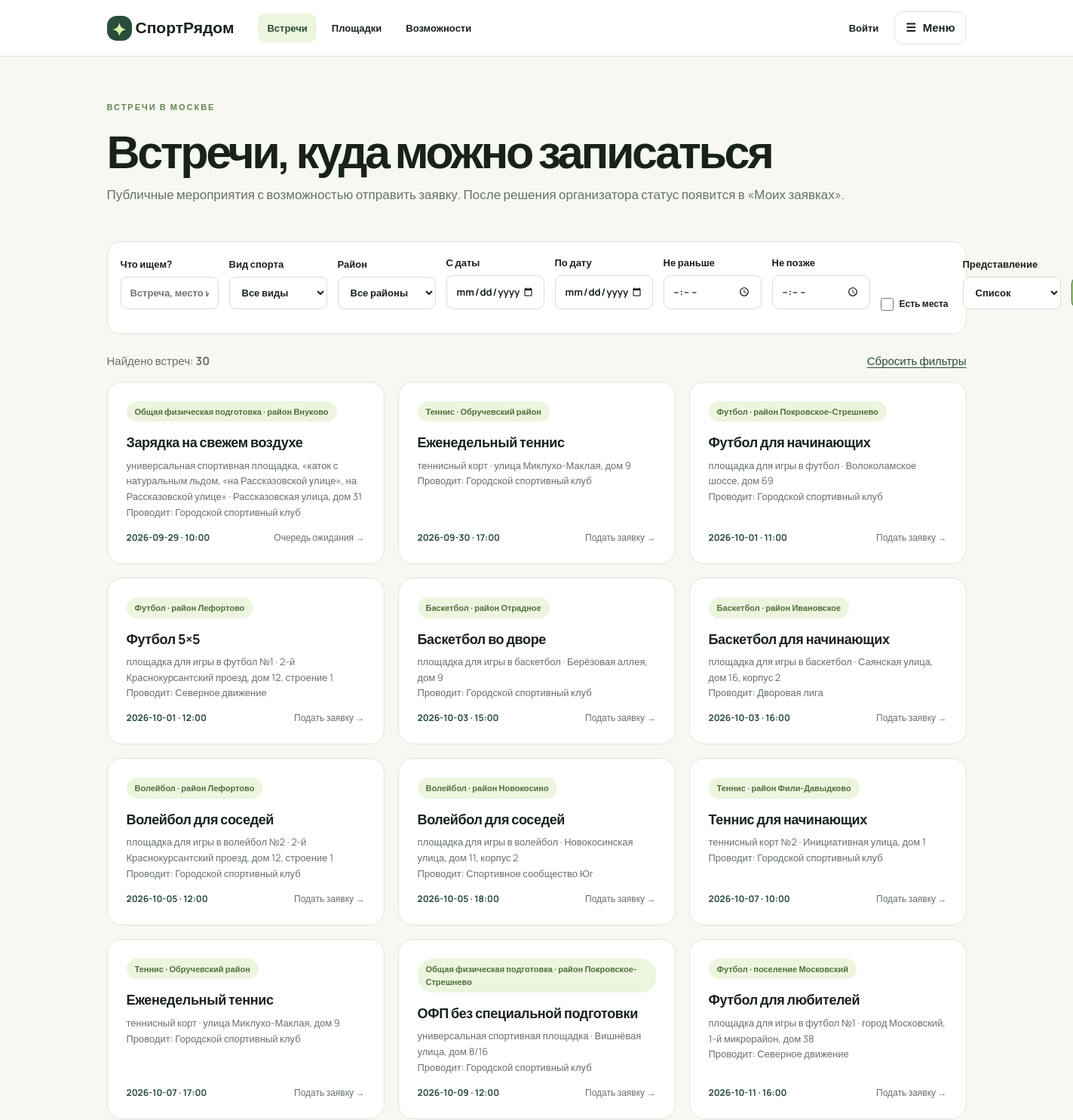
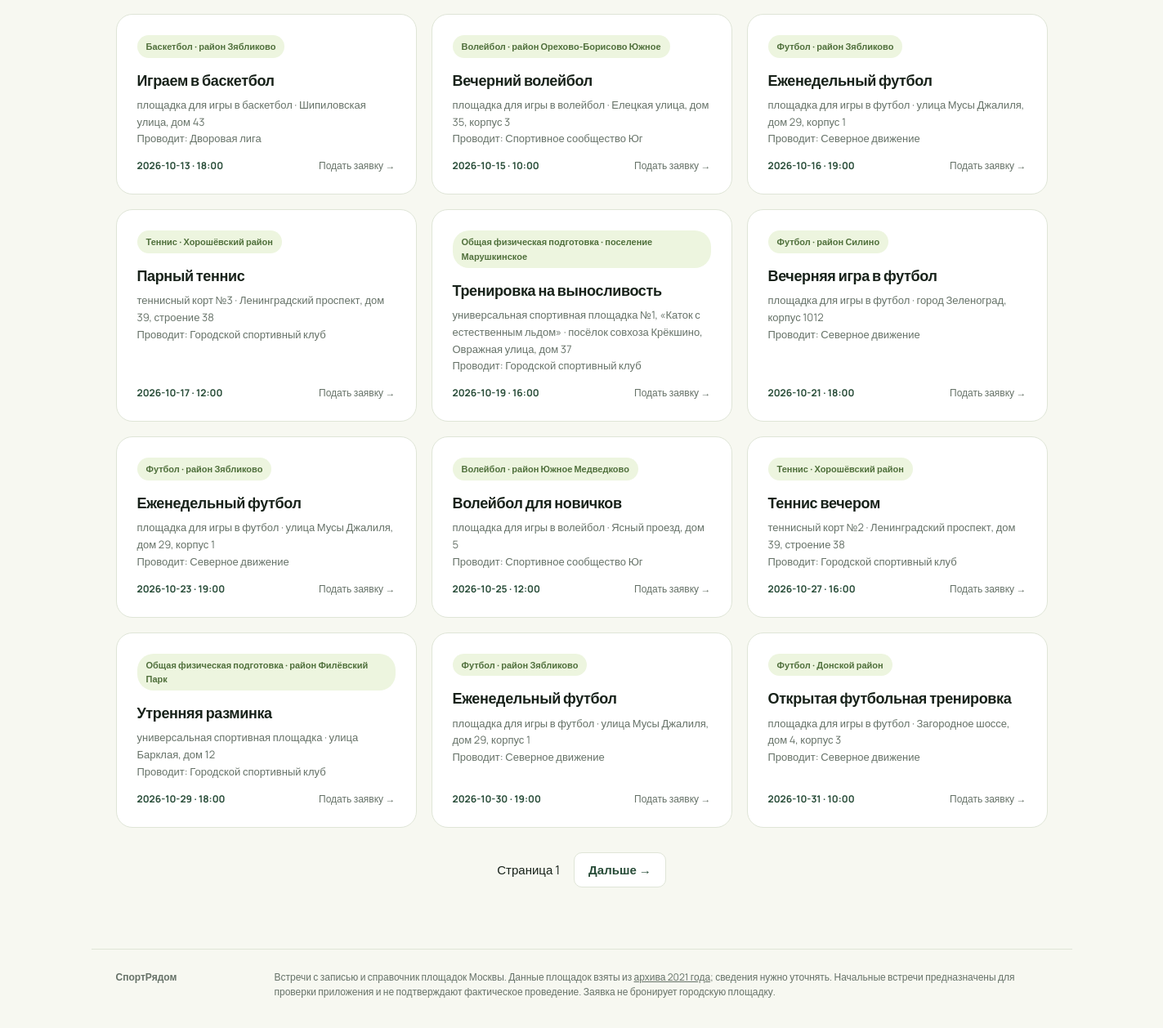
Page /sessions on the committed database (2 pictures, top to bottom).
### tables this page shows
CREATE TABLE training_sessions (
 id INTEGER PRIMARY KEY, venue_id INTEGER NOT NULL REFERENCES venues(id),
 sport_id INTEGER NOT NULL REFERENCES sports(id), organizer_id INTEGER NOT NULL REFERENCES users(id),
 title TEXT NOT NULL, description TEXT NOT NULL DEFAULT '', starts_at TEXT NOT NULL,
 duration_minutes INTEGER NOT NULL CHECK(duration_minutes BETWEEN 30 AND 240),
 capacity INTEGER NOT NULL CHECK(capacity BETWEEN 2 AND 100),
 status TEXT NOT NULL DEFAULT 'pending' CHECK(status IN ('pending','published','rejected','cancelled')),
 created_at TEXT NOT NULL DEFAULT CURRENT_TIMESTAMP
, organization_id INTEGER REFERENCES organizations(id), request_id INTEGER REFERENCES activity_requests(id), series_id INTEGER REFERENCES event_series(id));

CREATE TABLE sports (id INTEGER PRIMARY KEY, name TEXT NOT NULL UNIQUE);

CREATE TABLE areas (
 id INTEGER PRIMARY KEY, name TEXT NOT NULL UNIQUE
);

CREATE TABLE venues (
 id INTEGER PRIMARY KEY, source_id INTEGER NOT NULL UNIQUE,
 name TEXT NOT NULL, facility_name TEXT NOT NULL,
 area_id INTEGER NOT NULL REFERENCES areas(id), address TEXT NOT NULL,
 lat REAL NOT NULL CHECK(lat BETWEEN 54 AND 57),
 lon REAL NOT NULL CHECK(lon BETWEEN 36 AND 39),
 usage_period TEXT NOT NULL,
 paid TEXT NOT NULL, accessibility TEXT, public_status TEXT NOT NULL DEFAULT 'visible'
 CHECK(public_status IN ('visible','hidden')), admin_note TEXT NOT NULL DEFAULT ''
, verified_at TEXT, verified_by INTEGER REFERENCES users(id), paid_comment TEXT, website TEXT, phone TEXT);

CREATE TABLE organizations (
 id INTEGER PRIMARY KEY, name TEXT NOT NULL COLLATE NOCASE UNIQUE,
 status TEXT NOT NULL DEFAULT 'pending' CHECK(status IN ('pending','active','rejected')),
 created_at TEXT NOT NULL DEFAULT CURRENT_TIMESTAMP
, description TEXT NOT NULL DEFAULT '');

### app.py (the view)
    @app.get("/sessions")
    def sessions():
        conn = db()
        page = max(1, min(request.args.get("page", 1, type=int), 200))
        q = request.args.get("q", "").strip()[:80]
        area = request.args.get("area", "").strip()[:80]
        sport_id = request.args.get("sport_id", type=int)
        available = request.args.get("available") == "1"
        date_from=request.args.get("date_from","").strip()
        date_to=request.args.get("date_to","").strip()
        time_from=request.args.get("time_from","").strip()
        time_to=request.args.get("time_to","").strip()
        view=request.args.get("view","list")
        try:
            for value,pattern in ((date_from,"%Y-%m-%d"),(date_to,"%Y-%m-%d"),
                                  (time_from,"%H:%M"),(time_to,"%H:%M")):
                if value and datetime.strptime(value,pattern).strftime(pattern)!=value:
                    raise ValueError()
        except ValueError: abort(400,"Некорректная дата или время")
        if date_from and date_to and date_from>date_to or time_from and time_to and time_from>time_to:
            abort(400,"Начало диапазона позже конца")
        params = [datetime.now(MOSCOW).strftime("%Y-%m-%dT%H:%M")]
        condition = "t.status='published' AND t.starts_at>=? AND v.public_status='visible'"
        if q:
            condition += " AND (t.title LIKE ? OR v.name LIKE ? OR v.address LIKE ? OR s.name LIKE ? OR o.name LIKE ?)"
            params.extend([f"%{q}%"] * 5)
        if area:
            condition += " AND a.name=?"
            params.append(area)
        if sport_id is not None:
            condition += " AND t.sport_id=?"
            params.append(sport_id)
        if date_from:
            condition+=" AND substr(t.starts_at,1,10)>=?";params.append(date_from)
        if date_to:
            condition+=" AND substr(t.starts_at,1,10)<=?";params.append(date_to)
        if time_from:
            condition+=" AND substr(t.starts_at,12,5)>=?";params.append(time_from)
        if time_to:
            condition+=" AND substr(t.starts_at,12,5)<=?";params.append(time_to)
        if available:
            condition += " AND (SELECT count(*) FROM registrations r WHERE r.session_id=t.id AND r.status='active') < t.capacity"
        joins = """FROM training_sessions t JOIN venues v ON v.id=t.venue_id
            JOIN areas a ON a.id=v.area_id JOIN sports s ON s.id=t.sport_id
            LEFT JOIN organizations o ON o.id=t.organization_id"""
        found = conn.execute(f"SELECT count(*) {joins} WHERE {condition}", params).fetchone()[0]
        rows = conn.execute(f"""SELECT t.*,v.name AS venue_name,v.address,v.lat,v.lon,a.name AS area,s.name AS sport,
            o.name AS organization_name,
            (SELECT count(*) FROM registrations r WHERE r.session_id=t.id AND r.status='active') AS enrolled
            {joins} WHERE {condition} ORDER BY t.starts_at,t.id LIMIT ? OFFSET ?""",
            (*params, 300 if view=="map" else 24, 0 if view=="map" else (page-1)*24)).fetchall()
        areas = conn.execute("SELECT name FROM areas ORDER BY name").fetchall()
        sports = conn.execute("SELECT id,name FROM sports ORDER BY name").fetchall()
        return render_template("sessions.html", items=rows, found=found, q=q, area=area,
                               sport_id=sport_id, available=available, sports=sports, areas=areas, page=page,
                               view=view, date_from=date_from,date_to=date_to,time_from=time_from,time_to=time_to,
                               pins=[{"lat":x["lat"],"lon":x["lon"],"title":x["title"],
                                      "date":x["starts_at"],"url":url_for("session_detail",session_id=x["id"])}
                                     for x in rows] if view=="map" else [])

### templates/sessions.html (shortened to what this page needs)
{% extends 'base.html' %}{% block title %}Встречи с записью · СпортРядом{% endblock %}
{% block content %}
<div class="page-head"><div class="eyebrow">ВСТРЕЧИ В МОСКВЕ</div><h1>Встречи, куда можно записаться</h1>
<p>Публичные мероприятия с возможностью отправить заявку. После решения организатора статус появится в «Моих заявках».</p></div>
<form class="filters" method="get"><label>Что ищем?<input name="q" value="{{ q }}" placeholder="Встреча, место или организация"></label>
  <label>Вид спорта<select name="sport_id"><option value="">Все виды</option></select></label>
  <label>Район<select name="area"><option value="">Все районы</option>{% for row in areas %}<option value="{{ row['name'] }}" {% if area==row['name'] %}selected{% endif %}>{{ row['name'] }}</option>{% endfor %}</select></label>
  <label>С даты<input type="date" name="date_from" value="{{ date_from }}"></label><label>По дату<input type="date" name="date_to" value="{{ date_to }}"></label>
  <label>Не раньше<input type="time" name="time_from" value="{{ time_from }}"></label><label>Не позже<input type="time" name="time_to" value="{{ time_to }}"></label>
  <label class="checkline"><input type="checkbox" name="available" value="1" {% if available %}checked{% endif %}> Есть места</label>
  <label>Представление<select name="view"><option value="list" {% if view!='map' %}selected{% endif %}>Список</option><option value="map" {% if view=='map' %}selected{% endif %}>Карта встреч</option></select></label>
  <button class="button">Показать</button></form>
<div class="results-head"><p>Найдено встреч: <strong>{{ found }}</strong></p><a class="text-link" href="{{ url_for('sessions') }}">Сбросить фильтры</a></div>
<div class="grid">{% for item in items %}<a class="card" href="{{ url_for('session_detail',session_id=item['id']) }}"><span class="tag">{{ item['sport'] }} · {{ item['area'] }}</span>
<h3>{{ item['title'] }}</h3><p>{{ item['venue_name'] }} · {{ item['address'] }}{% if item['organization_name'] %}<br>Проводит: {{ item['organization_name'] }}{% endif %}</p>
<div class="card-bottom"><strong>{{ item['starts_at']|replace('T',' · ') }}</strong><span>{{ 'Очередь ожидания →' if item['enrolled']>=item['capacity'] else 'Подать заявку →' }}</span></div></a>
{% endfor %}</div>
{% if view!='map' %}<div class="pages"><span>Страница {{ page }}</span>{% if page*24<found %}<a class="button secondary" href="{{ url_for('sessions',page=page+1,q=q,area=area,sport_id=sport_id,available='1' if available else '',date_from=date_from,date_to=date_to,time_from=time_from,time_to=time_to) }}">Дальше →</a>{% endif %}</div>{% endif %}
{% endblock %}

### static/style.css (style rules this page uses)
:root { --ink:#18221a;--muted:#667268;--green:#294d39;--lime:#c5ee8a;--paper:#f7f8f1;--line:#dfe5d7;--white:#fff;--danger:#9b453b }
* { box-sizing:border-box }
html { scroll-behavior:smooth }
body { margin:0;background:var(--paper);color:var(--ink);font:15px/1.6 Manrope,Arial,sans-serif }
a { color:inherit;text-decoration:none }
button,input,select,textarea { font:inherit }
h1,h2,h3,p { margin-top:0 }
h1 { font-size:clamp(34px,5vw,61px);line-height:1.12;letter-spacing:-.055em }
h3 { font-size:18px;line-height:1.35;letter-spacing:-.02em }
p { color:var(--muted) }
.eyebrow { font-weight:800;letter-spacing:.18em;font-size:11px;color:#668353;margin-bottom:15px }
.button { display:inline-flex;align-items:center;justify-content:center;white-space:nowrap;gap:8px;border:1px solid var(--green);background:var(--lime);color:var(--ink);padding:11px 17px;border-radius:10px;font-weight:800;cursor:pointer }
.button.secondary { background:#fff;border-color:var(--line);color:var(--green) }
.grid { display:grid;grid-template-columns:repeat(3,minmax(0,1fr));gap:18px }
.card { display:flex;flex-direction:column;background:#fff;border:1px solid var(--line);border-radius:20px;padding:25px;min-height:220px;transition:transform .2s,box-shadow .2s }
.card h3 { margin:15px 0 8px }
.card p { font-size:13px }
.tag { background:#edf5df;color:#50703c;border-radius:20px;padding:5px 11px;font-size:11px;font-weight:800;align-self:flex-start }
.card-bottom { margin-top:auto;display:flex;justify-content:space-between;align-items:end;gap:10px;font-size:12px;color:var(--muted) }
.card-bottom strong { color:var(--green) }
.page-head { padding-top:58px;padding-bottom:14px }
.page-head h1 { margin-bottom:10px }
.page-head p { font-size:17px }
.filters { display:flex;gap:14px;align-items:end;background:#fff;border:1px solid var(--line);border-radius:18px;padding:17px;margin:18px 0 24px }
.filters label:first-child { flex:2 }
.filters label:nth-child(2) { flex:1 }
label { display:block;font-weight:700;font-size:13px;margin-bottom:15px }
input,select,textarea { display:block;width:100%;min-height:43px;padding:10px 12px;border:1px solid #d6dfd0;border-radius:9px;background:#fff;color:var(--ink);margin-top:6px }
.pages { display:flex;justify-content:center;align-items:center;gap:17px;margin:30px }
.text-link { color:var(--green);text-decoration:underline;text-underline-offset:3px }
.checkline { display:flex;align-items:center;gap:8px;min-height:43px;margin:0;font-size:12px;font-weight:700;line-height:1.35 }
.checkline input { width:17px;height:17px;min-height:0;margin:0;accent-color:var(--green);flex-shrink:0 }
.results-head { display:flex;justify-content:space-between;gap:12px;align-items:center;margin-bottom:15px }
.results-head p { margin:0 }
.filters label { flex:1 1 160px;min-width:130px }
.filters label:first-child { flex:1.4 1 180px }
.filters .checkline { flex:0 1 100px;min-width:95px }
.filters button { align-self:end;min-height:43px;margin-bottom:15px }
.card,.panel,.menu-panel { overflow-wrap:anywhere }
.button { white-space:normal;text-align:center;line-height:1.3 }

### rows in the picture
training_sessions: sport "Общая физическая подготовка", area "район Внуково", title "Зарядка на свежем воздухе", venue_name "универсальная спортивная площадка, «каток с натуральным льдом, «на Рассказовской улице», на Рассказовской улице»", address "Рассказовская улица, дом 31", organization_name "Городской спортивный клуб", starts_at "2026-09-29 · 10:00", capacity "Очередь ожидания →"
training_sessions: sport "Теннис", area "Обручевский район", title "Еженедельный теннис", venue_name "теннисный корт", address "улица Миклухо-Маклая, дом 9", organization_name "Городской спортивный клуб", starts_at "2026-09-30 · 17:00", capacity "Подать заявку →"
training_sessions: sport "Футбол", area "район Покровское-Стрешнево", title "Футбол для начинающих", venue_name "площадка для игры в футбол", address "Волоколамское шоссе, дом 69", organization_name "Городской спортивный клуб", starts_at "2026-10-01 · 11:00", capacity "Подать заявку →"
training_sessions: sport "Футбол", area "район Лефортово", title "Футбол 5×5", venue_name "площадка для игры в футбол №1", address "2-й Краснокурсантский проезд, дом 12, строение 1", organization_name "Северное движение", starts_at "2026-10-01 · 12:00", capacity "Подать заявку →"
training_sessions: sport "Баскетбол", area "район Отрадное", title "Баскетбол во дворе", venue_name "площадка для игры в баскетбол", address "Берёзовая аллея, дом 9", organization_name "Городской спортивный клуб", starts_at "2026-10-03 · 15:00", capacity "Подать заявку →"
training_sessions: sport "Баскетбол", area "район Ивановское", title "Баскетбол для начинающих", venue_name "площадка для игры в баскетбол", address "Саянская улица, дом 16, корпус 2", organization_name "Дворовая лига", starts_at "2026-10-03 · 16:00", capacity "Подать заявку →"
training_sessions: sport "Волейбол", area "район Лефортово", title "Волейбол для соседей", venue_name "площадка для игры в волейбол №2", address "2-й Краснокурсантский проезд, дом 12, строение 1", organization_name "Городской спортивный клуб", starts_at "2026-10-05 · 12:00", capacity "Подать заявку →"
training_sessions: sport "Волейбол", area "район Новокосино", title "Волейбол для соседей", venue_name "площадка для игры в волейбол", address "Новокосинская улица, дом 11, корпус 2", organization_name "Спортивное сообщество Юг", starts_at "2026-10-05 · 18:00", capacity "Подать заявку →"
training_sessions: sport "Теннис", area "район Фили-Давыдково", title "Теннис для начинающих", venue_name "теннисный корт №2", address "Инициативная улица, дом 1", organization_name "Городской спортивный клуб", starts_at "2026-10-07 · 10:00", capacity "Подать заявку →"
training_sessions: sport "Теннис", area "Обручевский район", title "Еженедельный теннис", venue_name "теннисный корт", address "улица Миклухо-Маклая, дом 9", organization_name "Городской спортивный клуб", starts_at "2026-10-07 · 17:00", capacity "Подать заявку →"
training_sessions: sport "Общая физическая подготовка", area "район Покровское-Стрешнево", title "ОФП без специальной подготовки", venue_name "универсальная спортивная площадка", address "Вишнёвая улица, дом 8/16", organization_name "Городской спортивный клуб", starts_at "2026-10-09 · 12:00", capacity "Подать заявку →"
training_sessions: sport "Футбол", area "поселение Московский", title "Футбол для любителей", venue_name "площадка для игры в футбол №1", address "город Московский, 1-й микрорайон, дом 38", organization_name "Северное движение", starts_at "2026-10-11 · 16:00", capacity "Подать заявку →"
training_sessions: sport "Баскетбол", area "район Зябликово", title "Играем в баскетбол", venue_name "площадка для игры в баскетбол", address "Шипиловская улица, дом 43", organization_name "Дворовая лига", starts_at "2026-10-13 · 18:00", capacity "Подать заявку →"
training_sessions: sport "Волейбол", area "район Орехово-Борисово Южное", title "Вечерний волейбол", venue_name "площадка для игры в волейбол", address "Елецкая улица, дом 35, корпус 3", organization_name "Спортивное сообщество Юг", starts_at "2026-10-15 · 10:00", capacity "Подать заявку →"
training_sessions: sport "Футбол", area "район Зябликово", title "Еженедельный футбол", venue_name "площадка для игры в футбол", address "улица Мусы Джалиля, дом 29, корпус 1", organization_name "Северное движение", starts_at "2026-10-16 · 19:00", capacity "Подать заявку →"
training_sessions: sport "Теннис", area "Хорошёвский район", title "Парный теннис", venue_name "теннисный корт №3", address "Ленинградский проспект, дом 39, строение 38", organization_name "Городской спортивный клуб", starts_at "2026-10-17 · 12:00", capacity "Подать заявку →"
training_sessions: sport "Общая физическая подготовка", area "поселение Марушкинское", title "Тренировка на выносливость", venue_name "универсальная спортивная площадка №1, «Каток с естественным льдом»", address "посёлок совхоза Крёкшино, Овражная улица, дом 37", organization_name "Городской спортивный клуб", starts_at "2026-10-19 · 16:00", capacity "Подать заявку →"
training_sessions: sport "Футбол", area "район Силино", title "Вечерняя игра в футбол", venue_name "площадка для игры в футбол", address "город Зеленоград, корпус 1012", organization_name "Северное движение", starts_at "2026-10-21 · 18:00", capacity "Подать заявку →"
training_sessions: sport "Футбол", area "район Зябликово", title "Еженедельный футбол", venue_name "площадка для игры в футбол", address "улица Мусы Джалиля, дом 29, корпус 1", organization_name "Северное движение", starts_at "2026-10-23 · 19:00", capacity "Подать заявку →"
training_sessions: sport "Волейбол", area "район Южное Медведково", title "Волейбол для новичков", venue_name "площадка для игры в волейбол", address "Ясный проезд, дом 5", organization_name "Спортивное сообщество Юг", starts_at "2026-10-25 · 12:00", capacity "Подать заявку →"
training_sessions: sport "Теннис", area "Хорошёвский район", title "Теннис вечером", venue_name "теннисный корт №2", address "Ленинградский проспект, дом 39, строение 38", organization_name "Городской спортивный клуб", starts_at "2026-10-27 · 16:00", capacity "Подать заявку →"
training_sessions: sport "Общая физическая подготовка", area "район Филёвский Парк", title "Утренняя разминка", venue_name "универсальная спортивная площадка", address "улица Барклая, дом 12", organization_name "Городской спортивный клуб", starts_at "2026-10-29 · 18:00", capacity "Подать заявку →"
training_sessions: sport "Футбол", area "район Зябликово", title "Еженедельный футбол", venue_name "площадка для игры в футбол", address "улица Мусы Джалиля, дом 29, корпус 1", organization_name "Северное движение", starts_at "2026-10-30 · 19:00", capacity "Подать заявку →"
training_sessions: sport "Футбол", area "Донской район", title "Открытая футбольная тренировка", venue_name "площадка для игры в футбол", address "Загородное шоссе, дом 4, корпус 3", organization_name "Северное движение", starts_at "2026-10-31 · 10:00", capacity "Подать заявку →"

### other values in the picture
{{ found }} "30"
{{ page }} "1"
